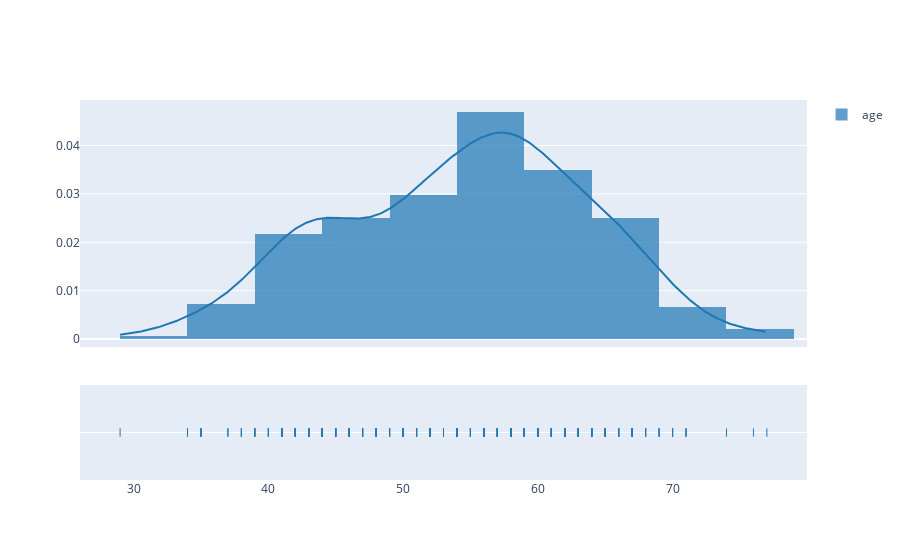

The code cell stored with this chart in its notebook:
### Markdown cell above
# Distplot and Q-Q plot

### Code cell
fig = ff.create_distplot([data.age],['age'],bin_size=5)
iplot(fig, filename='Basic Distplot')

#Get also the QQ-plot
fig = plt.figure()
res = stats.probplot(data['age'], plot=plt)
plt.show()

### Figure 1 — Plotly figure (JSON) as saved in the notebook; plotly's stock layout.template omitted (floating-point values rounded to 4 significant figures; data arrays with more than 128 entries replaced by an {"elided": "..."} marker saying what was removed)
{"data": [{"autobinx": false, "histnorm": "probability density", "legendgroup": "age", "marker": {"color": "rgb(31, 119, 180)"}, "name": "age", "opacity": 0.7, "type": "histogram", "x": {"elided": "303 int values"}, "xaxis": "x", "xbins": {"end": 77, "size": 5, "start": 29}, "yaxis": "y"}, {"legendgroup": "age", "marker": {"color": "rgb(31, 119, 180)"}, "mode": "lines", "name": "age", "showlegend": false, "type": "scatter", "x": {"elided": "500 float values"}, "xaxis": "x", "y": {"elided": "500 float values"}, "yaxis": "y"}, {"legendgroup": "age", "marker": {"color": "rgb(31, 119, 180)", "symbol": "line-ns-open"}, "mode": "markers", "name": "age", "showlegend": false, "type": "scatter", "x": {"elided": "303 int values"}, "xaxis": "x", "y": {"elided": "303 str values"}, "yaxis": "y2"}], "layout": {"barmode": "overlay", "hovermode": "closest", "legend": {"traceorder": "reversed"}, "xaxis": {"anchor": "y2", "domain": [0, 1], "zeroline": false}, "yaxis": {"anchor": "free", "domain": [0.35, 1], "position": 0}, "yaxis2": {"anchor": "x", "domain": [0, 0.25], "dtick": 1, "showticklabels": false}}}
